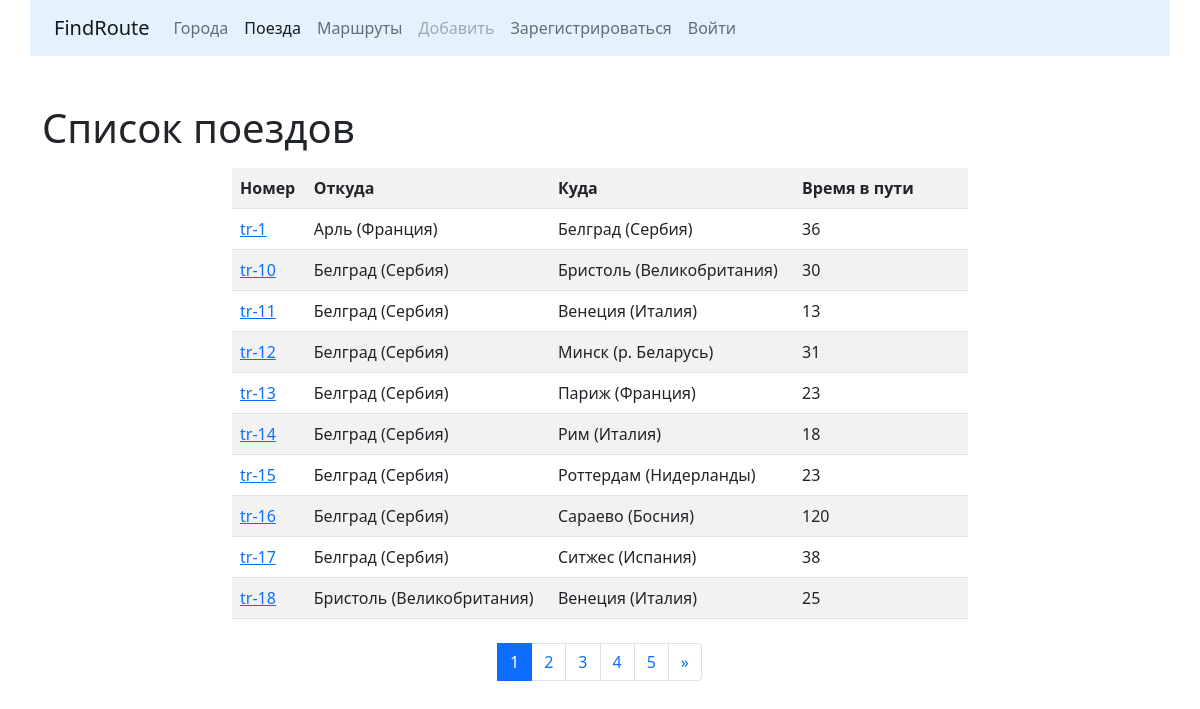
The app's page /trains/ with its own data.
### trains/models.py (models this page shows, shortened)
class Train(models.Model):
    name = models.CharField(max_length=50, unique=True,
                            verbose_name='Номер поезда')
    travel_time = models.PositiveSmallIntegerField(verbose_name='Время в пути')
    from_city = models.ForeignKey(City, on_delete=models.CASCADE,
                                  related_name='from_city_set',
                                  verbose_name='Из какого города')
    to_city = models.ForeignKey(City, on_delete=models.CASCADE,
                                related_name='to_city_set',
                                verbose_name='В какой город')
    class Meta:
        verbose_name = "Поезд"
        verbose_name_plural = "Поезда"
        ordering = ['name']

### cities/models.py (models this page shows, shortened)
class City(models.Model):
    name = models.CharField(max_length=100, unique=True, verbose_name="Город")
    def __str__(self):
        return self.name
    class Meta:
        verbose_name = "Город"
        verbose_name_plural = "Города"
        ordering = ['name']

### trains/views.py (the view)
# urls.py: path('', TrainListView.as_view(), name='home'),
class TrainListView(ListView):
    paginate_by = 10
    model = Train
    template_name = 'trains/home.html'

### trains/templates/trains/home.html (shortened to what this page needs)
{% extends 'base.html' %}
{% block content %}
	<h1>Список поездов</h1>
    <div class="row">
	    <div class="col-md-8 mx-auto my-2">
		    <table class="table table-striped">
			    <tr>
				    <th>Номер</th>
					<th>Откуда</th>
					<th>Куда</th>
					<th>Время в пути</th>
					<th>&nbsp;</th>
					<th>&nbsp;</th>
				</tr>
		        {% for object in page_obj %}
				    <tr>
					    <td>
						    <a href="{% url 'trains:detail' pk=object.pk %}">
							    {{ object.name }}
							</a>
						</td>
						<td>{{ object.from_city }}</td>
						<td>{{ object.to_city }}</td>
						<td>{{ object.travel_time }}</td>
						{% if user.is_authenticated %}
						    <td>
						        <a href="{% url 'trains:update' pk=object.pk %}">
							        <button type="submit" class="btn btn-primary">
								        Редактировать
								    </button>
							    </a>
						    </td>
						    <td>
						        <a href="{% url 'trains:delete' pk=object.pk %}">
							        <button type="submit" class="btn btn-danger">
								        Удалить
								    </button>
							    </a>
						    </td>
						{% else %}
						    <td>&nbsp;</td>
					        <td>&nbsp;</td>
						{% endif %}
					</tr>
			    {% endfor %}
			</table>
		</div>
	</div>
	<nav aria-label="Пример навигации по страницам">
        <ul class="pagination justify-content-center">
            {% for page in page_obj.paginator.page_range %}
			    <li class="page-item {% if page == page_obj.number %} active {% endif %}">
			        <a class="page-link" href="?page={{ page }}">
				        {{ page }}
				    </a>
			    </li>
			{% endfor %}
            <li class="page-item">
			    {% if page_obj.has_next %}
                    <a class="page-link" href="?page={{ page_obj.paginator.num_pages }}" aria-label="Следующая">
                        <span aria-hidden="true">
					        &raquo;
					    </span>
					</a>
                {% endif %}
			</li>
        </ul>
    </nav>
{% endblock %}

### records on screen
Train: name "tr-1", from_city "Арль (Франция)", to_city "Белград (Сербия)", travel_time "36"
Train: name "tr-10", from_city "Белград (Сербия)", to_city "Бристоль (Великобритания)", travel_time "30"
Train: name "tr-11", from_city "Белград (Сербия)", to_city "Венеция (Италия)", travel_time "13"
Train: name "tr-12", from_city "Белград (Сербия)", to_city "Минск (р. Беларусь)", travel_time "31"
Train: name "tr-13", from_city "Белград (Сербия)", to_city "Париж (Франция)", travel_time "23"
Train: name "tr-14", from_city "Белград (Сербия)", to_city "Рим (Италия)", travel_time "18"
Train: name "tr-15", from_city "Белград (Сербия)", to_city "Роттердам (Нидерланды)", travel_time "23"
Train: name "tr-16", from_city "Белград (Сербия)", to_city "Сараево (Босния)", travel_time "120"
Train: name "tr-17", from_city "Белград (Сербия)", to_city "Ситжес (Испания)", travel_time "38"
Train: name "tr-18", from_city "Бристоль (Великобритания)", to_city "Венеция (Италия)", travel_time "25"

### other values on screen
{{ page }} "1" "2" "3" "4" "5"
